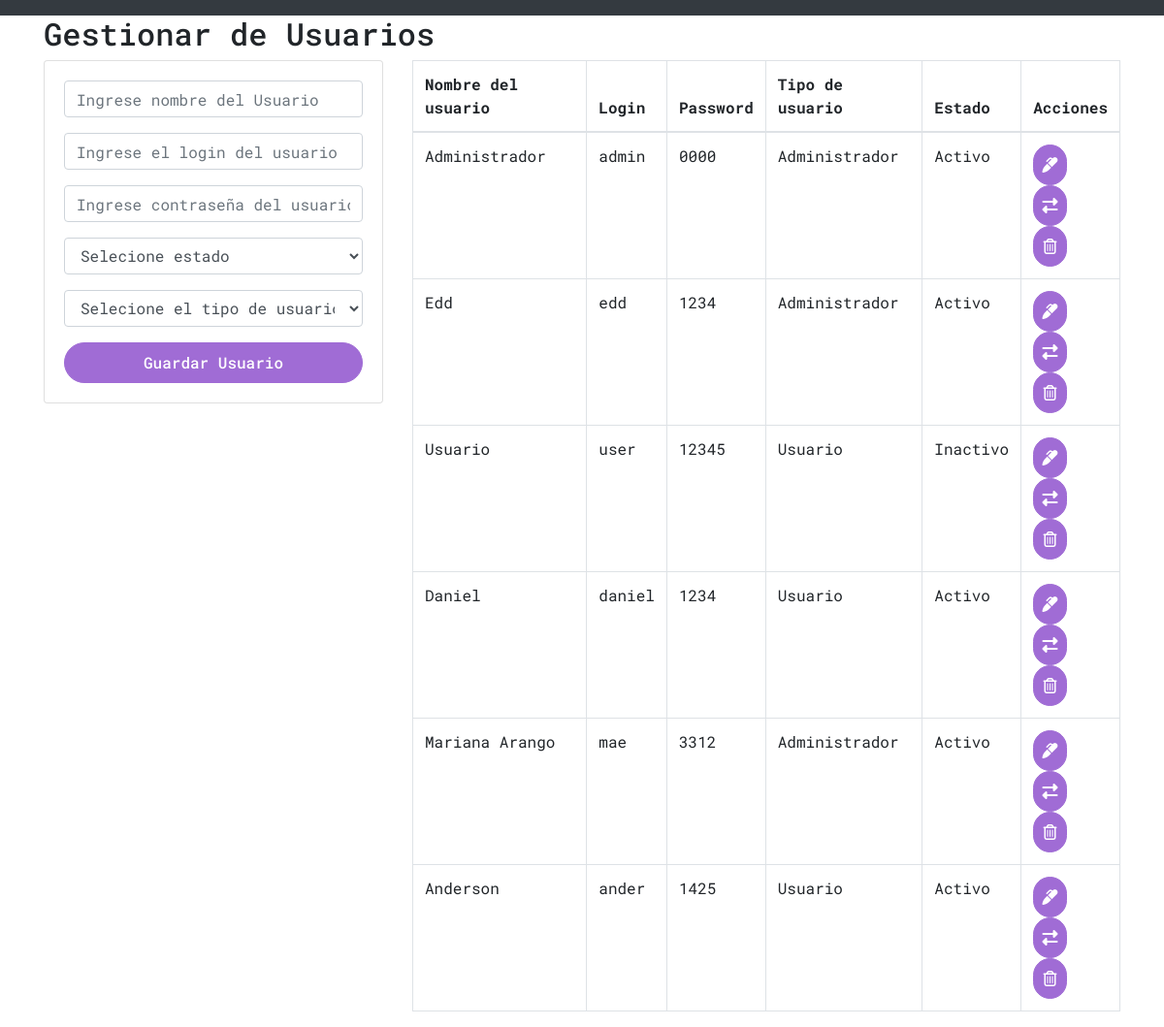
Screenshot of /usuario.php with the database file from the repository.
### tables this page shows
CREATE TABLE `tblusuarios` (
  `Idusuario` int(11) NOT NULL,
  `NmbUsuario` varchar(30) NOT NULL,
  `Login` varchar(30) NOT NULL,
  `Passwd` varchar(30) NOT NULL,
  `Tipouser` char(1) NOT NULL,
  `Estado` char(1) DEFAULT NULL
);

### usuario.php (the view, shortened to what this page needs)
<?php
include('config/database.php');
include('includes/header.php');
?>
<div class="container">
    <h2>Gestionar de Usuarios</h2>
    <div class="row">
        <div class="col-md-4">
            <div class="card card-body">
                <form action="guardarUsuarios.php" method="POST">
                    <div class="form-group">
                        <input type="text" name="NmbUsuario" class="form-control" placeholder="Ingrese nombre del Usuario" autofocus>
                    </div>
                    <div class="form-group">
                        <input type="text" name="Login" class="form-control" placeholder="Ingrese el login del usuario">
                    </div>
                    <div class="form-group">
                        <input type="password" name="Passwd" class="form-control" placeholder="Ingrese contraseña del usuario">
                    </div>
                    <div class="form-group">
                        <select name="Estado" id="" class="form-control">
                            <option value="">Selecione estado</option>
                        </select>
                    </div>
                    <div class="form-group">
                        <select name="Tipouser" id="" class="form-control">
                            <option value="">Selecione el tipo de usuario</option>
                        </select>
                    </div>
                    <input type="submit" name="guardarUsuario" class="btn btn-success btn-block" value="Guardar Usuario"></button>
                </form>
            </div>
        </div>
        <div class="col-md-8">
            <table class="table table-bordered">
                <thead>
                    <tr>
                        <th>Nombre del usuario</th>
                        <th>Login</th>
                        <th>Password</th>
                        <th>Tipo de usuario</th>
                        <th>Estado</th>
                        <th>Acciones</th>
                    </tr>
                </thead>
                <tbody>
                    <?php
                    $query = 'SELECT * FROM tblusuarios';
                    $result_usuarios = mysqli_query($conexion, $query);
                    while ($row = mysqli_fetch_array($result_usuarios)) { ?>
                        <tr>
                            <td><?php echo $row['NmbUsuario'] ?></td>
                            <td><?php echo $row['Login'] ?></td>
                            <td><?php echo $row['Passwd'] ?></td>
                            <td><?php if ($row['Tipouser'] == '0') {
                                    echo "Administrador";
                                } else {
                                    echo "Usuario";
                                } ?></td>
                            <td><?php if ($row['Estado'] == '1') {
                                    echo 'Activo';
                                } else {
                                    echo 'Inactivo';
                                }
                                ?></td>
                            <td>
                                <a href="editarUsuario.php?idusuario=<?php echo $row['Idusuario'] ?>" class="btn btn-secondary" title="Editar Usuario">
                                    <i class="fas fa-marker"></i>
                                </a>
                                <a href="cambiarEstadoUsuario.php?idusuario=<?php echo $row['Idusuario'] ?>&Estado=<?php echo $row['Estado'] ?>" class="btn btn-info" title="Cambiar estado">
                                    <i class="fas fa-exchange-alt"></i>
                                </a>
                                <a href="eliminarUsuario.php?idusuario=<?php echo $row['Idusuario'] ?>" class="btn btn-danger" title="Elimiar Usuario">
                                    <i class="far fa-trash-alt"></i>
                                </a>
                            </td>
                        </tr>
                    <?php } ?>
                </tbody>
            </table>
        </div>
    </div>
</div>
<?php include('includes/footer.php') ?>

### includes/header.php (shortened to what this page needs)
<!DOCTYPE html>
<html lang="en">
<head>
    <link rel="stylesheet" href="https://stackpath.bootstrapcdn.com/bootstrap/4.5.0/css/bootstrap.min.css">
    <link rel="stylesheet" href="https://use.fontawesome.com/releases/v6.1.1/css/all.css">
    <link rel="stylesheet" href="../styles/main.css" />
    <link rel="stylesheet" href="../styles/normalize.css" />
</head>
<body>
    <nav class="navbar navbar-dark bg-dark">
    </nav>

### includes/footer.php (shortened to what this page needs)
</body>
</html>

### styles/main.css (style rules this page uses)
body { font-family: 'Roboto Mono', monospace; }
.btn { border-radius: 3rem; width: 45%; border: 1px solid #A06CD5; line-height: 1.5rem; font-size: 1rem; background-color: #A06CD5; color: #fff; padding: 0.5rem 0; transition: .3s ease-in-out all; font-weight: 500; }

### rows the page displays
tblusuarios: NmbUsuario "Administrador", Login "admin", Passwd "0000", Tipouser "Administrador", Estado "Activo"
tblusuarios: NmbUsuario "Edd", Login "edd", Passwd "1234", Tipouser "Administrador", Estado "Activo"
tblusuarios: NmbUsuario "Usuario", Login "user", Passwd "12345", Tipouser "Usuario", Estado "Inactivo"
tblusuarios: NmbUsuario "Daniel", Login "daniel", Passwd "1234", Tipouser "Usuario", Estado "Activo"
tblusuarios: NmbUsuario "Mariana Arango", Login "mae", Passwd "3312", Tipouser "Administrador", Estado "Activo"
tblusuarios: NmbUsuario "Anderson", Login "ander", Passwd "1425", Tipouser "Usuario", Estado "Activo"
